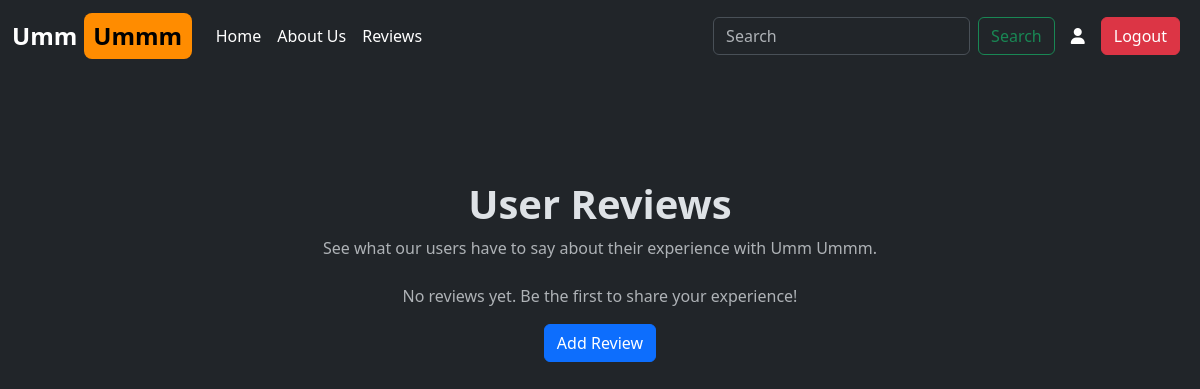
The app's page /reviews/ (signed in), older data.
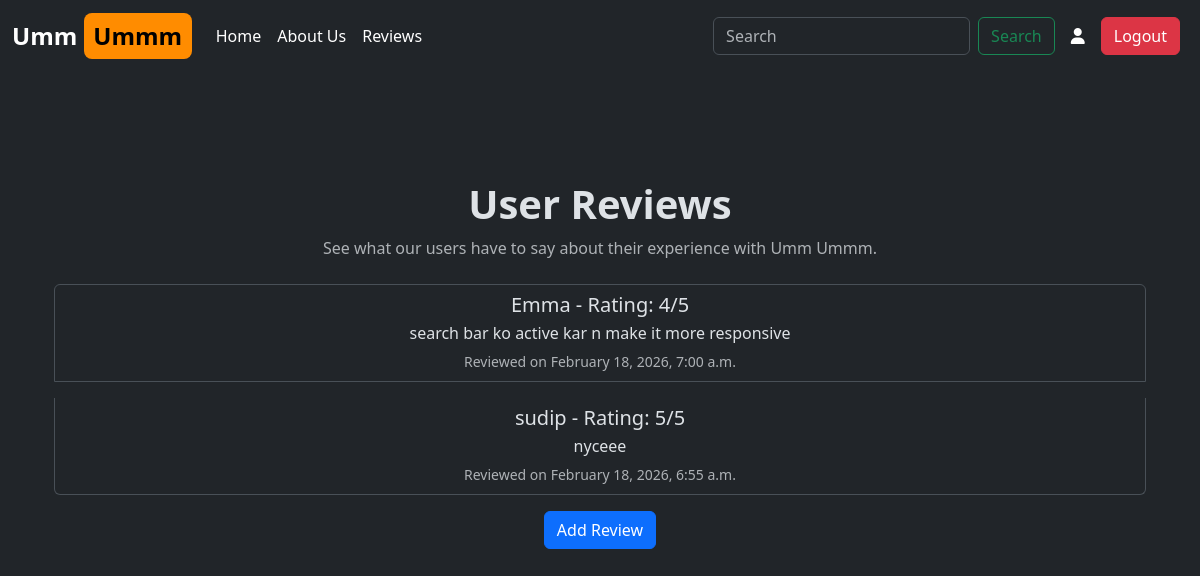
The same page, newer data.
### tweet/models.py (models this page shows, shortened)
class review(models.Model):
    user = models.ForeignKey(User, on_delete=models.CASCADE)
    rating = models.IntegerField()
    comment = models.TextField(max_length=500)
    created_at = models.DateTimeField(auto_now_add=True)

### tweet/views.py (the view)
# urls.py: path('reviews/', views.reviews, name='reviews'),
@login_required
def reviews(request):
    reviews = review.objects.all().order_by('-created_at')
    return render(request, 'reviews.html', {'reviews': reviews})

### tweet/templates/reviews.html (shortened to what this page needs)
{% extends "layout.html" %}
{% block content %}
<div class="container my-5">
  <div class="text-center mb-4">
    <h1 class="fw-bold">User Reviews</h1>
    <p class="text-muted">See what our users have to say about their experience with Umm Ummm.</p>
  </div>
  {% if reviews %}
    <div class="list-group">
      {% for review in reviews %}
        <div class="list-group-item mb-3">
          <h5 class="mb-1">{{ review.user.username }} - Rating: {{ review.rating }}/5</h5>
          <p class="mb-1">{{ review.comment }}</p>
          <small class="text-muted">Reviewed on {{ review.created_at|date:"F j, Y, g:i a" }}</small>
        </div>
      {% endfor %}
    </div>
  {% else %}
    <p class="text-center text-muted">No reviews yet. Be the first to share your experience!</p>
  {% endif %}
  <a class="btn btn-primary " href="{% url 'add_review' %}">Add Review</a>
</div>
{% endblock %}

Row changes from the older to the newer data that the page shows:
added review: user.username "Emma", rating "4", comment "search bar ko active kar n make it more responsive", created_at "February 18, 2026, 7:00 a.m."
added review: user.username "sudip", rating "5", comment "nyceee", created_at "February 18, 2026, 6:55 a.m."
Text that changed along with them:
text no longer shown: "No reviews yet. Be the first to share your experience!"
